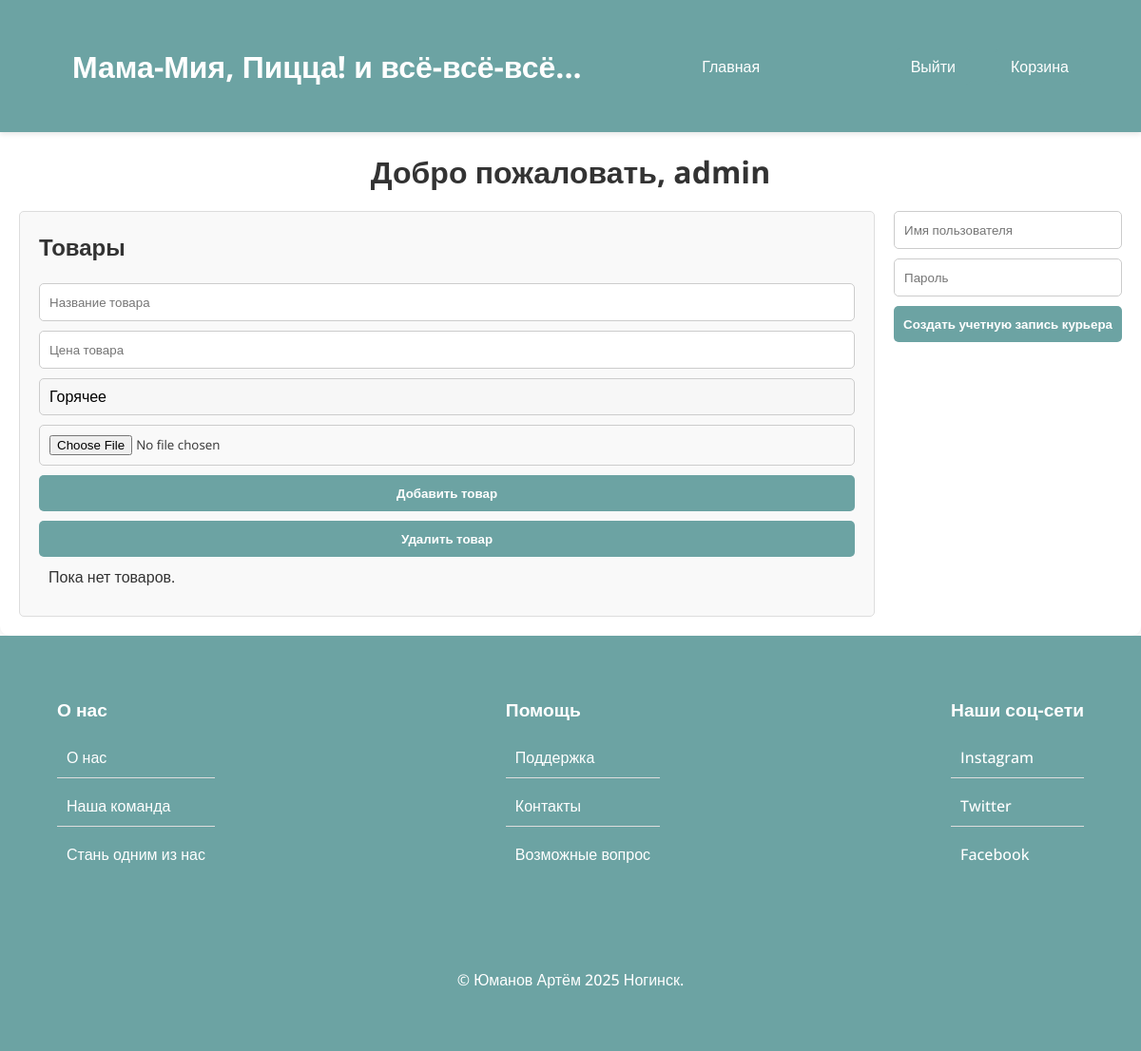
Page /panel/ (signed in) on the earlier database version.
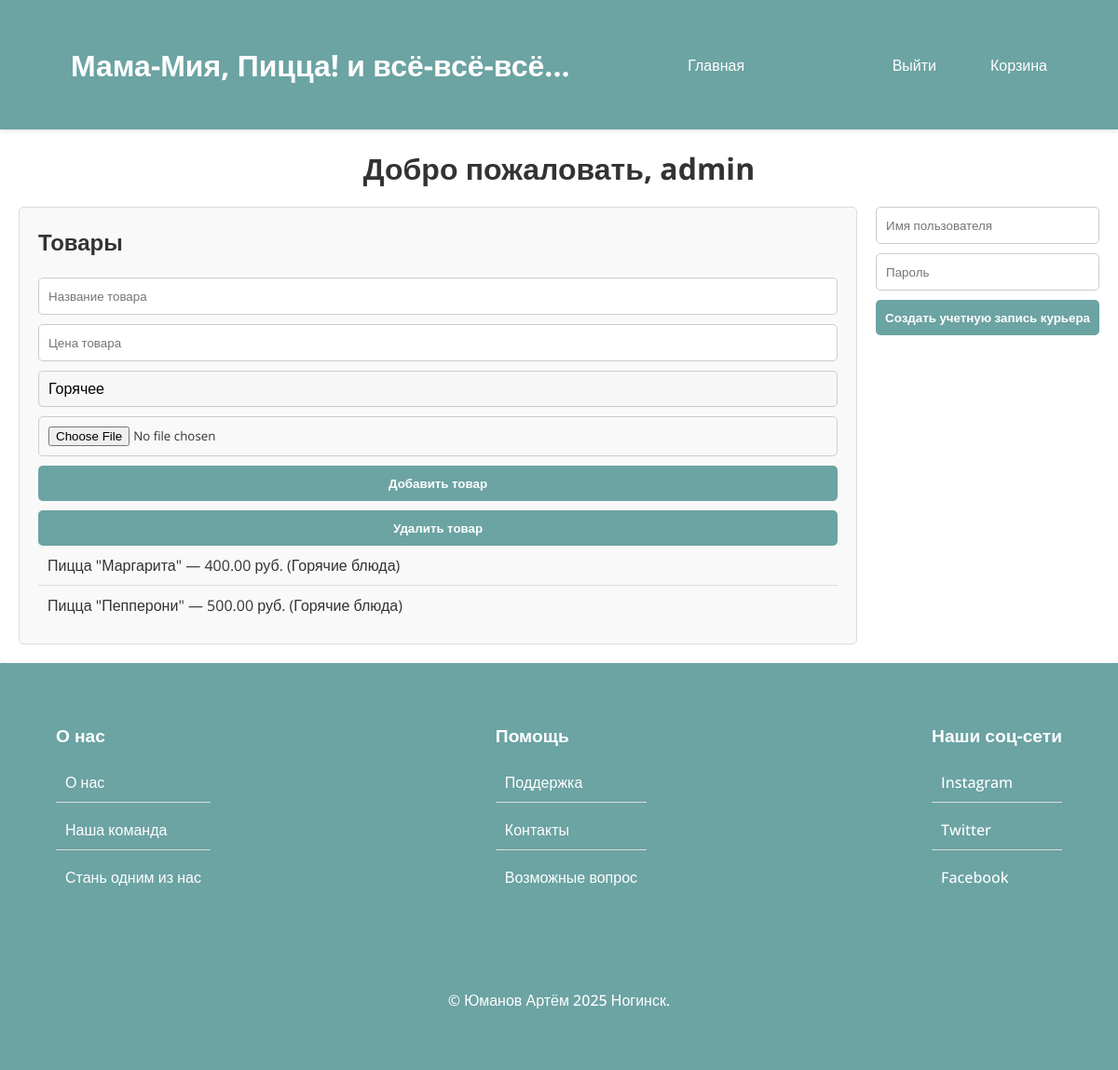
Same page on the later database version.
### main/models.py (models this page shows, shortened)
class Product(models.Model):
    CATEGORY_CHOICES = [
        ("Горячее", "Горячее"),
        ("Второе", "Второе"),
        ("Напитки", "Напитки"),
        ("Десерты", "Десерты"),
    ]
    name = models.CharField(max_length=100)
    price = models.DecimalField(max_digits=8, decimal_places=2)
    image = models.ImageField(upload_to="uploads/")
    category = models.CharField(max_length=20, choices=CATEGORY_CHOICES)

### main/views.py (the view, shortened to what this page needs)
# urls.py: path('panel/', views.admin_panel_view, name='admin_panel'),
@user_passes_test(is_admin)
def admin_panel_view(request):
    from .models import Product, User
    products = Product.objects.all()
    return render(request, "main/admin_panel.html", {"products": products})

### main/views.py (called while the page is built)
def is_admin(user):
    return user.is_authenticated and user.is_superuser

### main/templates/main/admin_panel.html (shortened to what this page needs)
{% extends "main/base.html" %}
{% load static %}
{% block content %}
<link rel="stylesheet" href="{% static 'main/style/panel.css' %}">
<link rel="stylesheet" href="{% static 'main/style/cart.css' %}">
<div class="admin-container">
    <h1>Добро пожаловать, {{ user.username }}</h1>
    <div class="admin-sections">
        <div class="admin-section">
            <h2>Товары</h2>
            <br>
            <form method="post" enctype="multipart/form-data">
                <input type="text" name="product_name" placeholder="Название товара" required>
                <input type="number" name="product_price" placeholder="Цена товара">
                <select name="category">
                    <option value="Горячее">Горячее</option>
                </select>
                <input type="file" name="product_image">
                <button type="submit" name="action4" value="create">Добавить товар</button>
                <button type="submit" name="action4" value="delete">Удалить товар</button>
            </form>
            <ul class="product-list">
                {% for p in products %}
                    <li>{{ p.name }} — {{ p.price }} руб. ({{ p.category }})</li>
                {% empty %}
                    <li>Пока нет товаров.</li>
                {% endfor %}
            </ul>
        </div>
        <form method="post" action="{% url 'admin_panel' %}">
            <input type="text" name="courier_username" placeholder="Имя пользователя" required>
            <input type="password" name="courier_password" placeholder="Пароль" required>
            <button type="submit">Создать учетную запись курьера</button>
        </form>
    </div>
</div>
{% endblock %}

Differences in the rows shown:
added Product: name "Пицца \"Маргарита\"", price "400.00", category "Горячие блюда"
added Product: name "Пицца \"Пепперони\"", price "500.00", category "Горячие блюда"
Other differences:
text no longer shown: "Пока нет товаров."
